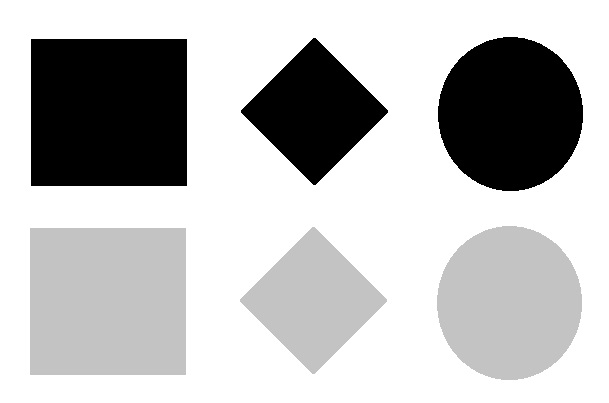
#> input picture course_files_export/vezbe/img/shapes.jpg, 609 x 403 px
$ python 03_01_sobel.py
#> lines starting #> are read from the running program, lines starting #| are printed output that depends on the picture
import numpy as np
import cv2 as cv

img = cv.imread("img/shapes.jpg")
#> img is the input picture: shape (403, 609, 3); min 0, max 255, mean 188.8
cv.imshow("Original image", img)

gray = cv.cvtColor(img, cv.COLOR_BGR2GRAY)

sobelX = cv.Sobel(gray, ddepth=cv.CV_32F, dx=1, dy=0, ksize=5)
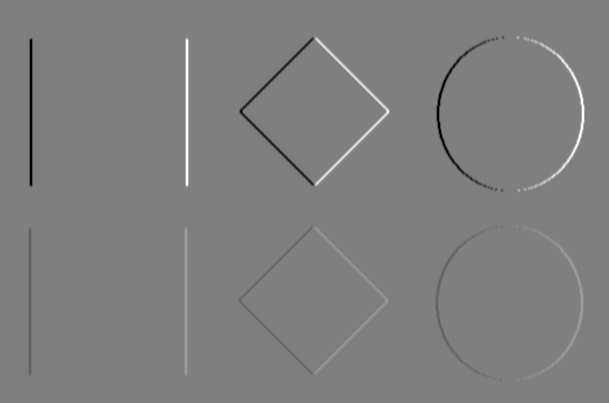
#> sobelX: shape (403, 609) float32; min -12240, max 12240, mean 0; drawn with min black and max white
absX = cv.convertScaleAbs(sobelX)
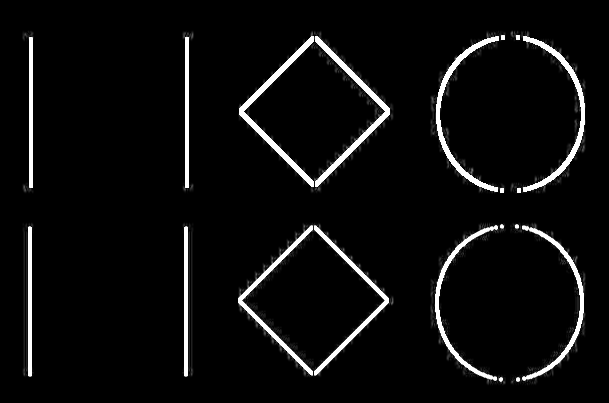
#> absX: shape (403, 609); min 0, max 255, mean 12.5
cv.imshow("Sobel X", absX )

sobelY = cv.Sobel(gray, ddepth=cv.CV_32F, dx=0, dy=1, ksize=5)
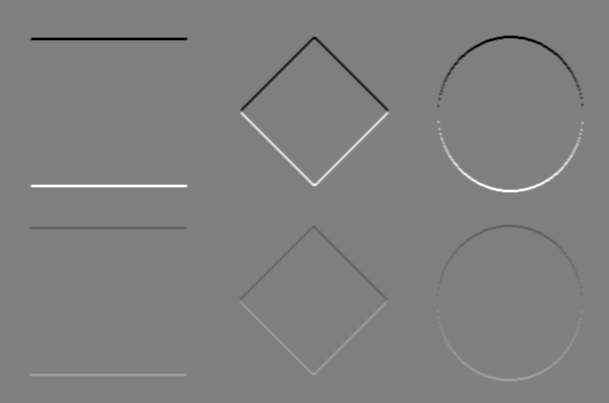
#> sobelY: shape (403, 609) float32; min -12240, max 12240, mean 0; drawn with min black and max white
absY = cv.convertScaleAbs(sobelY)
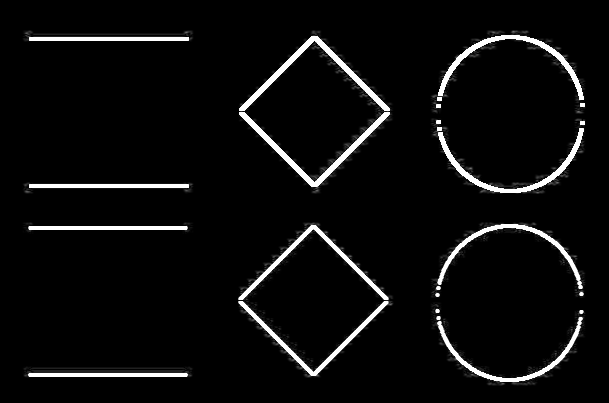
#> absY: shape (403, 609); min 0, max 255, mean 12.6
cv.imshow("Sobel Y", absY )

grad = cv.addWeighted(absX, 0.5, absY, 0.5, 0)
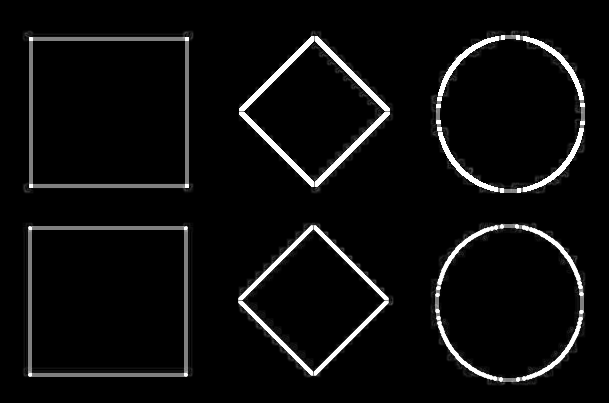
#> grad: shape (403, 609); min 0, max 255, mean 12.6

cv.imshow("Gradient XY", grad )

cv.waitKey(0)
cv.destroyAllWindows()

$ run again, with course_files_export/vezbe/img/boat.jpg copied over course_files_export/vezbe/img/shapes.jpg
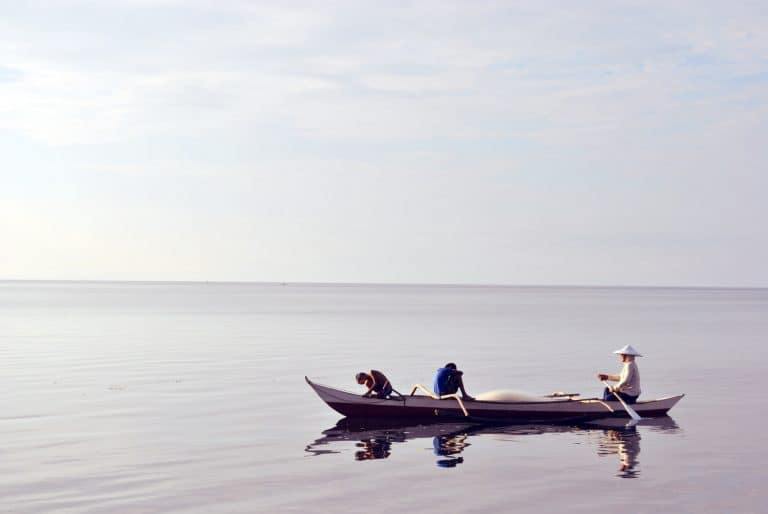
#> input picture course_files_export/vezbe/img/boat.jpg, 768 x 514 px
#> img is the input picture: shape (514, 768, 3); mean B, G, R 212.5, 207, 208.3
#> `sobelY = cv.Sobel(gray, ddepth=cv.CV_32F, dx=0, dy=1, ksize=5)`:
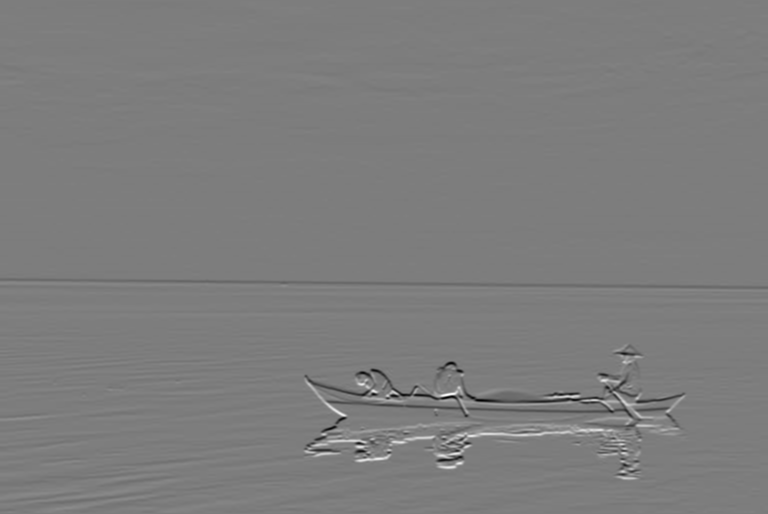
#> sobelY: shape (514, 768) float32; min -9533, max 9830, mean -11.1; drawn with min black and max white
#> `grad = cv.addWeighted(absX, 0.5, absY, 0.5, 0)`:
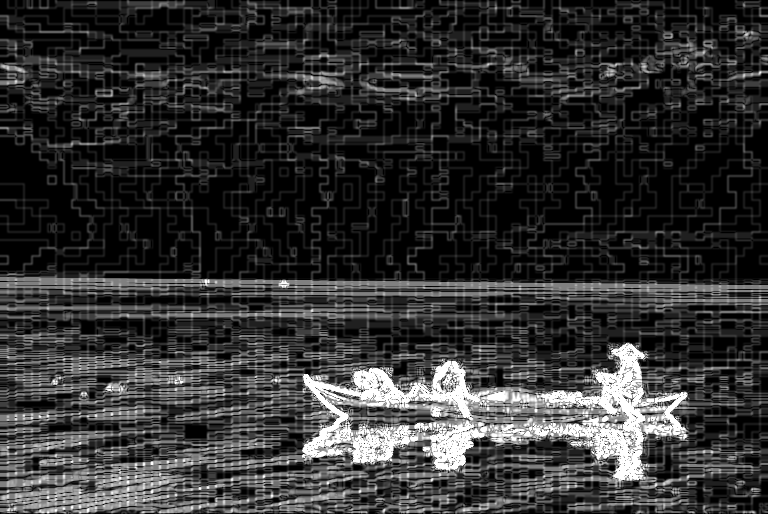
#> grad: shape (514, 768); min 0, max 255, mean 50.1

$ run again, with course_files_export/vezbe/img/cgradient.jpg copied over course_files_export/vezbe/img/shapes.jpg
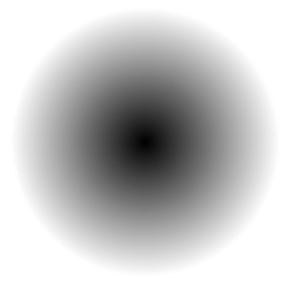
#> input picture course_files_export/vezbe/img/cgradient.jpg, 290 x 290 px
#> img is the input picture: shape (290, 290, 3); min 2, max 255, mean 197.3
#> `absY = cv.convertScaleAbs(sobelY)`:
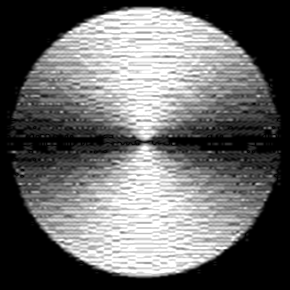
#> absY: shape (290, 290); min 0, max 255, mean 103.8
#> `grad = cv.addWeighted(absX, 0.5, absY, 0.5, 0)`:
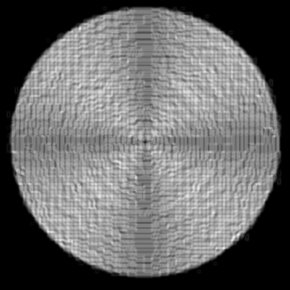
#> grad: shape (290, 290); min 0, max 242, mean 103.7
